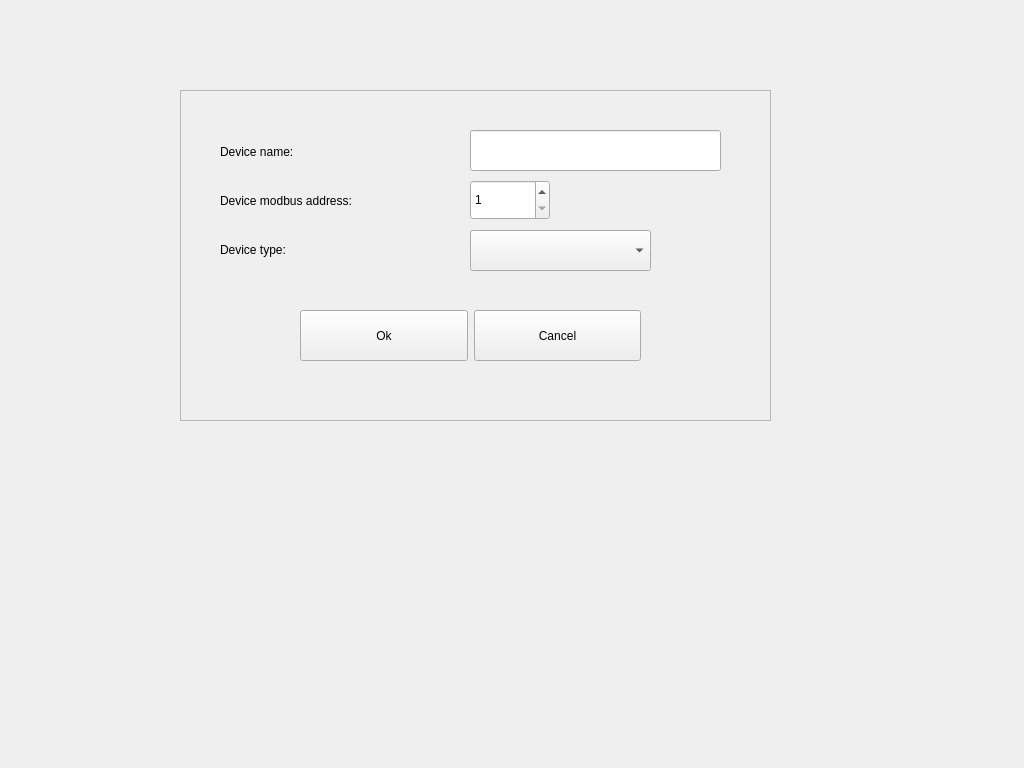
<?xml version="1.0" encoding="UTF-8"?>
<ui version="4.0">
 <class>AddEditDevice</class>
 <widget class="QDialog" name="AddEditDevice">
  <property name="windowModality">
   <enum>Qt::NonModal</enum>
  </property>
  <property name="geometry">
   <rect>
    <x>0</x>
    <y>0</y>
    <width>1024</width>
    <height>768</height>
   </rect>
  </property>
  <property name="windowTitle">
   <string>Dialog</string>
  </property>
  <widget class="QFrame" name="frame">
   <property name="geometry">
    <rect>
     <x>180</x>
     <y>90</y>
     <width>591</width>
     <height>331</height>
    </rect>
   </property>
   <property name="autoFillBackground">
    <bool>true</bool>
   </property>
   <property name="frameShape">
    <enum>QFrame::StyledPanel</enum>
   </property>
   <property name="frameShadow">
    <enum>QFrame::Raised</enum>
   </property>
   <property name="lineWidth">
    <number>2</number>
   </property>
   <widget class="QWidget" name="layoutWidget">
    <property name="geometry">
     <rect>
      <x>40</x>
      <y>40</y>
      <width>241</width>
      <height>141</height>
     </rect>
    </property>
    <layout class="QVBoxLayout" name="verticalLayout">
     <item>
      <widget class="QLabel" name="label">
       <property name="text">
        <string>Device name:</string>
       </property>
      </widget>
     </item>
     <item>
      <widget class="QLabel" name="label_3">
       <property name="text">
        <string>Device modbus address:</string>
       </property>
      </widget>
     </item>
     <item>
      <widget class="QLabel" name="label_2">
       <property name="text">
        <string>Device type: </string>
       </property>
      </widget>
     </item>
    </layout>
   </widget>
   <widget class="QSpinBox" name="deviceAddress">
    <property name="geometry">
     <rect>
      <x>290</x>
      <y>90</y>
      <width>80</width>
      <height>40</height>
     </rect>
    </property>
    <property name="sizePolicy">
     <sizepolicy hsizetype="Minimum" vsizetype="MinimumExpanding">
      <horstretch>0</horstretch>
      <verstretch>0</verstretch>
     </sizepolicy>
    </property>
    <property name="minimum">
     <number>1</number>
    </property>
    <property name="maximum">
     <number>32768</number>
    </property>
   </widget>
   <widget class="QComboBox" name="deviceTypeComboBox">
    <property name="geometry">
     <rect>
      <x>290</x>
      <y>140</y>
      <width>181</width>
      <height>41</height>
     </rect>
    </property>
    <property name="sizePolicy">
     <sizepolicy hsizetype="Preferred" vsizetype="MinimumExpanding">
      <horstretch>0</horstretch>
      <verstretch>0</verstretch>
     </sizepolicy>
    </property>
   </widget>
   <widget class="QWidget" name="layoutWidget">
    <property name="geometry">
     <rect>
      <x>120</x>
      <y>220</y>
      <width>341</width>
      <height>51</height>
     </rect>
    </property>
    <layout class="QHBoxLayout" name="horizontalLayout">
     <item>
      <widget class="QPushButton" name="okButton">
       <property name="sizePolicy">
        <sizepolicy hsizetype="Minimum" vsizetype="MinimumExpanding">
         <horstretch>0</horstretch>
         <verstretch>0</verstretch>
        </sizepolicy>
       </property>
       <property name="text">
        <string>Ok</string>
       </property>
       <property name="icon">
        <iconset resource="../resources/themes.qrc">
         <normaloff>:/images/ok.png</normaloff>:/images/ok.png</iconset>
       </property>
       <property name="iconSize">
        <size>
         <width>32</width>
         <height>32</height>
        </size>
       </property>
       <property name="autoDefault">
        <bool>false</bool>
       </property>
      </widget>
     </item>
     <item>
      <widget class="QPushButton" name="pushButton_2">
       <property name="sizePolicy">
        <sizepolicy hsizetype="Minimum" vsizetype="MinimumExpanding">
         <horstretch>0</horstretch>
         <verstretch>0</verstretch>
        </sizepolicy>
       </property>
       <property name="text">
        <string>Cancel</string>
       </property>
       <property name="icon">
        <iconset resource="../resources/themes.qrc">
         <normaloff>:/images/cancel.png</normaloff>:/images/cancel.png</iconset>
       </property>
       <property name="iconSize">
        <size>
         <width>32</width>
         <height>32</height>
        </size>
       </property>
       <property name="autoDefault">
        <bool>false</bool>
       </property>
      </widget>
     </item>
    </layout>
   </widget>
   <widget class="QLineEdit" name="deviceNameEdit">
    <property name="geometry">
     <rect>
      <x>290</x>
      <y>40</y>
      <width>251</width>
      <height>41</height>
     </rect>
    </property>
   </widget>
  </widget>
 </widget>
 <resources>
  <include location="../resources/themes.qrc"/>
 </resources>
 <connections>
  <connection>
   <sender>pushButton_2</sender>
   <signal>clicked()</signal>
   <receiver>AddEditDevice</receiver>
   <slot>reject()</slot>
   <hints>
    <hint type="sourcelabel">
     <x>169</x>
     <y>230</y>
    </hint>
    <hint type="destinationlabel">
     <x>78</x>
     <y>182</y>
    </hint>
   </hints>
  </connection>
 </connections>
</ui>
